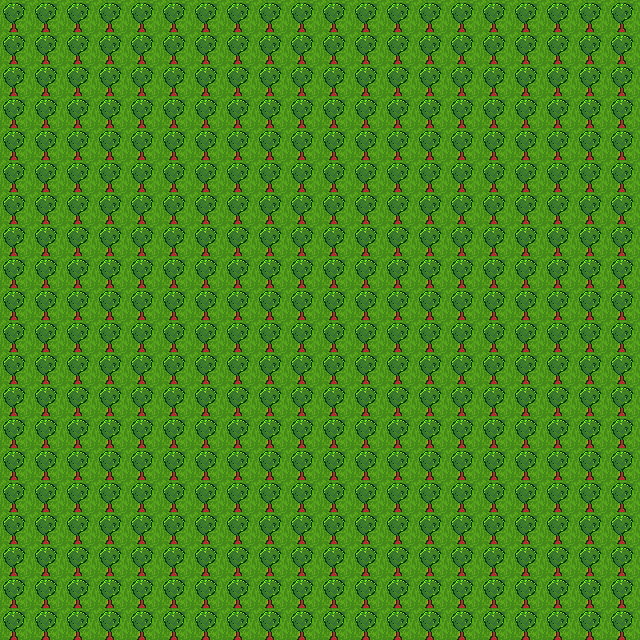

Rendered tile map (Tiled .tmx) drawn with the repository's tilesets; below, a short description and the full map source, tile grids included:
An orthogonal 20x20 tile map with 32x32 px tiles, 1 tile layer (Tile Layer 1).

<map version="1.2" tiledversion="1.2.5" orientation="orthogonal" renderorder="right-down" width="20" height="20" tilewidth="32" tileheight="32" infinite="0" nextlayerid="2" nextobjectid="1">
 <tileset firstgid="1" source="../SampleTileset.tsx" />
 <layer id="1" name="Tile Layer 1" width="20" height="20">
  <data encoding="csv">
3,3,3,3,3,3,3,3,3,3,3,3,3,3,3,3,3,3,3,3,
3,3,3,3,3,3,3,3,3,3,3,3,3,3,3,3,3,3,3,3,
3,3,3,3,3,3,3,3,3,3,3,3,3,3,3,3,3,3,3,3,
3,3,3,3,3,3,3,3,3,3,3,3,3,3,3,3,3,3,3,3,
3,3,3,3,3,3,3,3,3,3,3,3,3,3,3,3,3,3,3,3,
3,3,3,3,3,3,3,3,3,3,3,3,3,3,3,3,3,3,3,3,
3,3,3,3,3,3,3,3,3,3,3,3,3,3,3,3,3,3,3,3,
3,3,3,3,3,3,3,3,3,3,3,3,3,3,3,3,3,3,3,3,
3,3,3,3,3,3,3,3,3,3,3,3,3,3,3,3,3,3,3,3,
3,3,3,3,3,3,3,3,3,3,3,3,3,3,3,3,3,3,3,3,
3,3,3,3,3,3,3,3,3,3,3,3,3,3,3,3,3,3,3,3,
3,3,3,3,3,3,3,3,3,3,3,3,3,3,3,3,3,3,3,3,
3,3,3,3,3,3,3,3,3,3,3,3,3,3,3,3,3,3,3,3,
3,3,3,3,3,3,3,3,3,3,3,3,3,3,3,3,3,3,3,3,
3,3,3,3,3,3,3,3,3,3,3,3,3,3,3,3,3,3,3,3,
3,3,3,3,3,3,3,3,3,3,3,3,3,3,3,3,3,3,3,3,
3,3,3,3,3,3,3,3,3,3,3,3,3,3,3,3,3,3,3,3,
3,3,3,3,3,3,3,3,3,3,3,3,3,3,3,3,3,3,3,3,
3,3,3,3,3,3,3,3,3,3,3,3,3,3,3,3,3,3,3,3,
3,3,3,3,3,3,3,3,3,3,3,3,3,3,3,3,3,3,3,3
</data>
 </layer>
</map>
